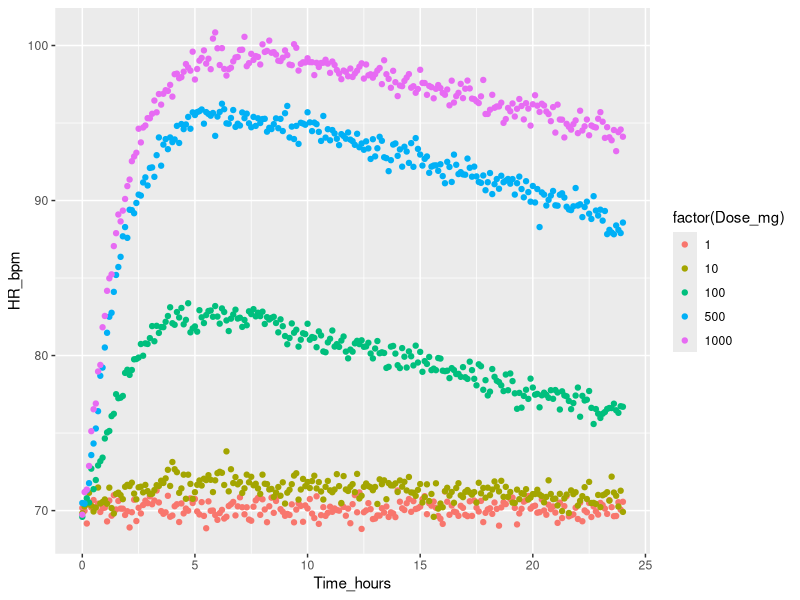
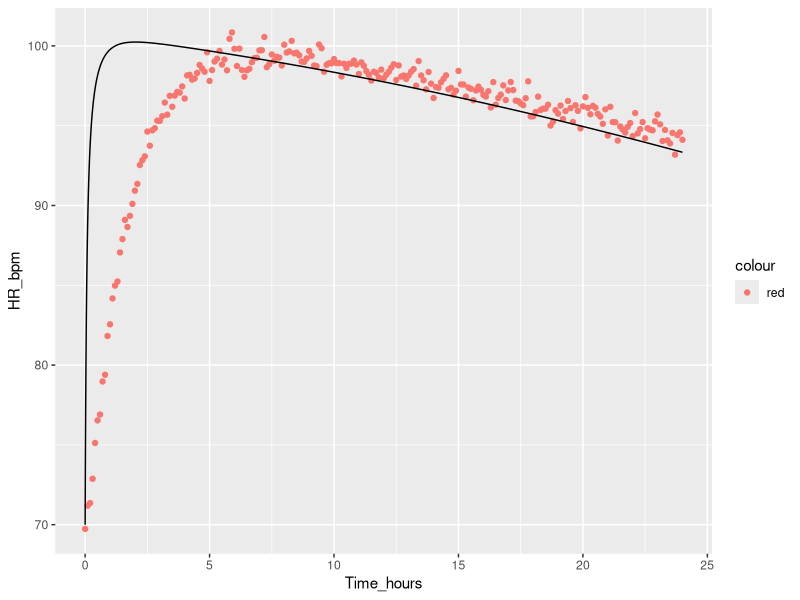
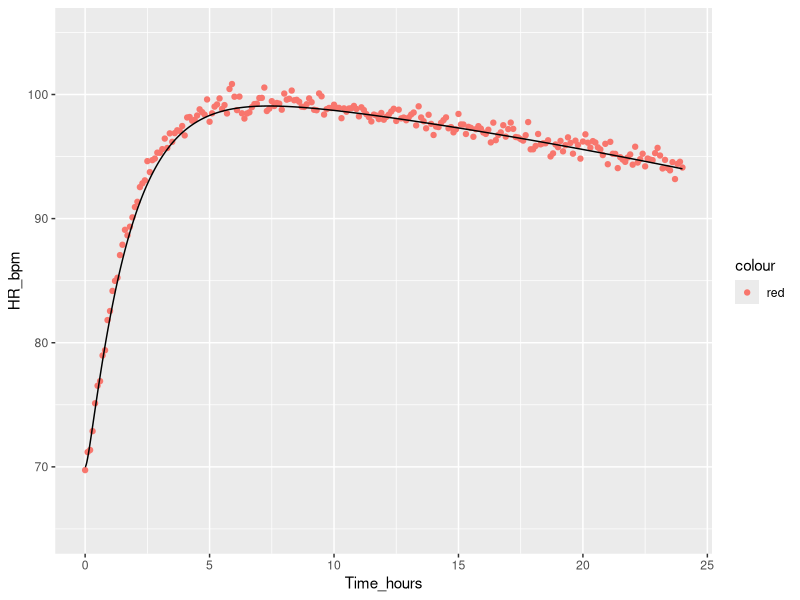
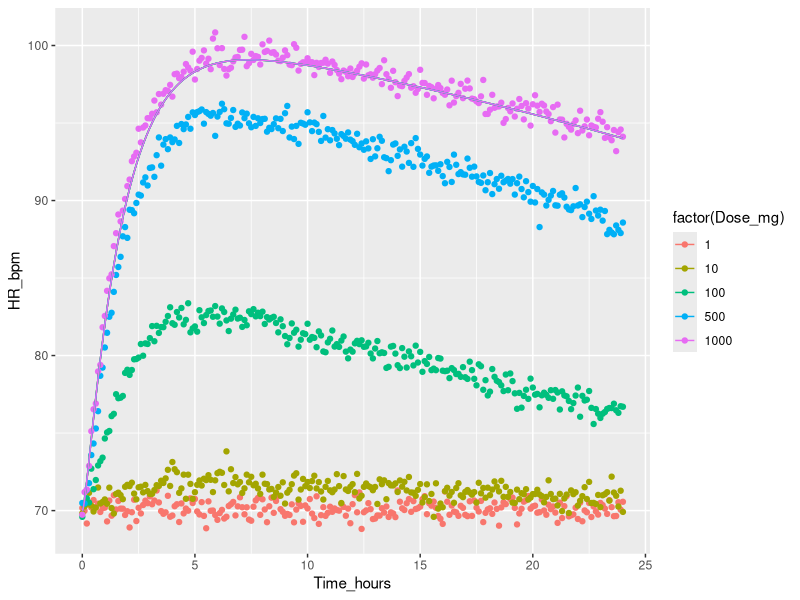

R code for these plots, in order:
#Load packages
library(lattice)
library(ggplot2)
library(deSolve)

setwd("C:/Users/ethan/OneDrive/Documents/RStudio/RSudio/In Class/Pharmacokdynamics")

HR = read.csv("Theoph_PD_HR.csv")

ggplot(HR) + geom_point(aes(x=Time_hours, 
                            y=HR_bpm, 
                            color = factor(Dose_mg), 
                            group = Dose_mg))
#HR = HR0*(1+ Emax*Concentration) / (Km + Concentration)
#Km = EC50 = IC50 (this is is just the concentraion that gives you half of the max response)

########################################### Define 1 compartment PK Model with oral dosing #####################

#Specify deSolve Model
model <- function(time, inits, theta) {
  #Inputs:
  #time: vector of times to be included in output
  #y --> list of initial conditions
  #parms --> list of model parameters
  
  with(as.list(c(inits,theta)), {  #"with" get the named contents of y and theta and lets them be used inside the {}  
    
    Effect = 1+Emax * C1 / (EC50 + C1)
    
    #Model equation
    dA_depot = -Ka*A_depot
    dC1 <- Ka*A_depot/V1 - Ke*C1 
    
    #Add the dif eq for PD model HR into this model instead of a separate model:
    #Effect = 1+Emax*C/(C+Km)
    
    dHR <- Kin*Effect-Kout*HR
    
    #return list of derivatives
    list( c(dA_depot, dC1,dHR))
  })
}

#Fit model parameters
theta = c(Ka = 1.777, V1 =29.39, Ke = 0.054)

#Selecting Subject 1
Theoph_1 = subset(Theoph,Subject==1)

#Note that in Theophylline dataset, Dose column is given as mg/kg. Total dose is Dose*Wt
#Calculate a representative dose to use while exploring:
#Dose = Theoph_1$Dose[1]*Theoph_1$Wt[1]
Dose = 1000
#Inits
inits <- c(A_depot = Dose, #the amount in our depot compartment a time zero is the dose for oral dosing
           C1 =   0 ,
           HR = 70
           )    
#Simulation time
tlast = 24 ; 
times <- seq(0, tlast, 0.01)


theta["Emax"] = 0.5
theta["EC50"] = 4.8
theta["HR0"] = 70
theta["Kin"] =42
theta["Kout"] = theta["Kin"] / inits["HR"] #by steady state these are non independant parameters 

#Simulate
X <- ode(inits, times, model, theta)

#convert results to a dataframe to make plotting easier
X = data.frame(X)


#HR = HR0*(1+ (Emax*Concentration) / (Km + Concentration))
X$HR = theta["HR0"] * (1 + (theta["Emax"] * X$C1)/(theta["EC50"]  + X$C1 ))

ggplot() + geom_point(data = subset(HR,Dose_mg==1000), 
                      aes(x=Time_hours,y=HR_bpm,color = "red")) +
  geom_path(data = X, aes(x=time,y=HR))

# Part 2:

doses = unique(HR$Dose_mg)

Xall = NULL

for (i in 1:length(doses)) {
  
  #Simulate
  X <- ode(inits, times, model, theta)
  
  #convert results to a dataframe to make plotting easier
  X = data.frame(X)
  X$dose = doses[i]
  
  Xall = rbind(Xall,X)
  
}


#Plot simulation on top of Theophylline data:
#note

ggplot() + geom_point(data = subset(HR,Dose_mg==Dose), 
                      aes(x=Time_hours,y=HR_bpm,color = "red")) +
  geom_path(data = X, aes(x=time,y=HR)) + 
  ylim(c(65,105))

ggplot() + geom_point(data = HR, aes(x=Time_hours, y=HR_bpm,color=factor(Dose_mg))) +
  geom_path(data = Xall, aes(x=time,y=HR,color=factor(dose)))
  

                   
